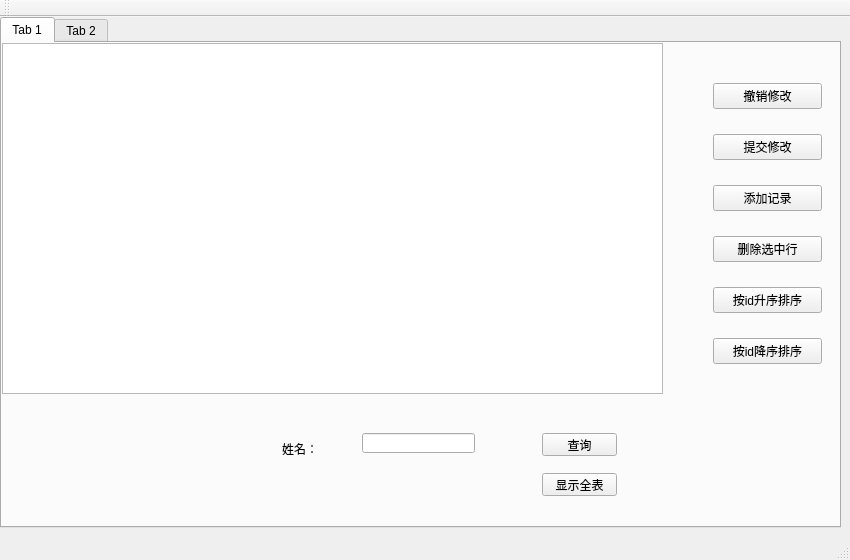
<?xml version="1.0" encoding="UTF-8"?>
<ui version="4.0">
 <class>MainWindow</class>
 <widget class="QMainWindow" name="MainWindow">
  <property name="geometry">
   <rect>
    <x>0</x>
    <y>0</y>
    <width>850</width>
    <height>560</height>
   </rect>
  </property>
  <property name="windowTitle">
   <string>MainWindow</string>
  </property>
  <widget class="QWidget" name="centralWidget">
   <widget class="QTabWidget" name="tabWidget">
    <property name="geometry">
     <rect>
      <x>0</x>
      <y>0</y>
      <width>841</width>
      <height>511</height>
     </rect>
    </property>
    <property name="currentIndex">
     <number>0</number>
    </property>
    <widget class="QWidget" name="tab">
     <attribute name="title">
      <string>Tab 1</string>
     </attribute>
     <widget class="QLineEdit" name="lineEdit">
      <property name="geometry">
       <rect>
        <x>360</x>
        <y>390</y>
        <width>113</width>
        <height>20</height>
       </rect>
      </property>
     </widget>
     <widget class="QTableView" name="tableView">
      <property name="geometry">
       <rect>
        <x>0</x>
        <y>0</y>
        <width>661</width>
        <height>351</height>
       </rect>
      </property>
     </widget>
     <widget class="QLabel" name="label">
      <property name="geometry">
       <rect>
        <x>280</x>
        <y>400</y>
        <width>54</width>
        <height>12</height>
       </rect>
      </property>
      <property name="text">
       <string>姓名：</string>
      </property>
     </widget>
     <widget class="QWidget" name="verticalLayoutWidget">
      <property name="geometry">
       <rect>
        <x>700</x>
        <y>10</y>
        <width>131</width>
        <height>341</height>
       </rect>
      </property>
      <layout class="QVBoxLayout" name="verticalLayout">
       <item>
        <widget class="QPushButton" name="pushButton_2">
         <property name="text">
          <string>撤销修改</string>
         </property>
        </widget>
       </item>
       <item>
        <widget class="QPushButton" name="pushButton">
         <property name="text">
          <string>提交修改</string>
         </property>
        </widget>
       </item>
       <item>
        <widget class="QPushButton" name="pushButton_3">
         <property name="text">
          <string>添加记录</string>
         </property>
        </widget>
       </item>
       <item>
        <widget class="QPushButton" name="pushButton_4">
         <property name="text">
          <string>删除选中行</string>
         </property>
        </widget>
       </item>
       <item>
        <widget class="QPushButton" name="pushButton_7">
         <property name="text">
          <string>按id升序排序</string>
         </property>
        </widget>
       </item>
       <item>
        <widget class="QPushButton" name="pushButton_8">
         <property name="text">
          <string>按id降序排序</string>
         </property>
        </widget>
       </item>
      </layout>
     </widget>
     <widget class="QPushButton" name="pushButton_5">
      <property name="geometry">
       <rect>
        <x>540</x>
        <y>390</y>
        <width>75</width>
        <height>23</height>
       </rect>
      </property>
      <property name="text">
       <string>查询</string>
      </property>
     </widget>
     <widget class="QPushButton" name="pushButton_6">
      <property name="geometry">
       <rect>
        <x>540</x>
        <y>430</y>
        <width>75</width>
        <height>23</height>
       </rect>
      </property>
      <property name="text">
       <string>显示全表</string>
      </property>
     </widget>
    </widget>
    <widget class="QWidget" name="tab_2">
     <attribute name="title">
      <string>Tab 2</string>
     </attribute>
     <widget class="QTableView" name="tableView_2">
      <property name="geometry">
       <rect>
        <x>30</x>
        <y>40</y>
        <width>541</width>
        <height>311</height>
       </rect>
      </property>
     </widget>
     <widget class="QWidget" name="horizontalLayoutWidget">
      <property name="geometry">
       <rect>
        <x>20</x>
        <y>370</y>
        <width>781</width>
        <height>80</height>
       </rect>
      </property>
      <layout class="QHBoxLayout" name="horizontalLayout">
       <item>
        <widget class="QLabel" name="label_2">
         <property name="text">
          <string>姓名</string>
         </property>
        </widget>
       </item>
       <item>
        <widget class="QLineEdit" name="lineEdit_2"/>
       </item>
       <item>
        <spacer name="horizontalSpacer_3">
         <property name="orientation">
          <enum>Qt::Horizontal</enum>
         </property>
         <property name="sizeHint" stdset="0">
          <size>
           <width>40</width>
           <height>20</height>
          </size>
         </property>
        </spacer>
       </item>
       <item>
        <widget class="QPushButton" name="pushButton_10">
         <property name="text">
          <string>匹配</string>
         </property>
        </widget>
       </item>
       <item>
        <spacer name="horizontalSpacer_2">
         <property name="orientation">
          <enum>Qt::Horizontal</enum>
         </property>
         <property name="sizeHint" stdset="0">
          <size>
           <width>40</width>
           <height>20</height>
          </size>
         </property>
        </spacer>
       </item>
       <item>
        <widget class="QPushButton" name="pushButton_9">
         <property name="text">
          <string>查询</string>
         </property>
        </widget>
       </item>
       <item>
        <spacer name="horizontalSpacer">
         <property name="orientation">
          <enum>Qt::Horizontal</enum>
         </property>
         <property name="sizeHint" stdset="0">
          <size>
           <width>40</width>
           <height>20</height>
          </size>
         </property>
        </spacer>
       </item>
       <item>
        <spacer name="verticalSpacer_3">
         <property name="orientation">
          <enum>Qt::Vertical</enum>
         </property>
         <property name="sizeHint" stdset="0">
          <size>
           <width>20</width>
           <height>40</height>
          </size>
         </property>
        </spacer>
       </item>
       <item>
        <spacer name="verticalSpacer_2">
         <property name="orientation">
          <enum>Qt::Vertical</enum>
         </property>
         <property name="sizeHint" stdset="0">
          <size>
           <width>20</width>
           <height>40</height>
          </size>
         </property>
        </spacer>
       </item>
       <item>
        <spacer name="verticalSpacer">
         <property name="orientation">
          <enum>Qt::Vertical</enum>
         </property>
         <property name="sizeHint" stdset="0">
          <size>
           <width>20</width>
           <height>40</height>
          </size>
         </property>
        </spacer>
       </item>
      </layout>
     </widget>
    </widget>
   </widget>
  </widget>
  <widget class="QMenuBar" name="menuBar">
   <property name="geometry">
    <rect>
     <x>0</x>
     <y>0</y>
     <width>850</width>
     <height>23</height>
    </rect>
   </property>
  </widget>
  <widget class="QToolBar" name="mainToolBar">
   <attribute name="toolBarArea">
    <enum>TopToolBarArea</enum>
   </attribute>
   <attribute name="toolBarBreak">
    <bool>false</bool>
   </attribute>
  </widget>
  <widget class="QStatusBar" name="statusBar"/>
 </widget>
 <layoutdefault spacing="6" margin="11"/>
 <resources/>
 <connections/>
</ui>
